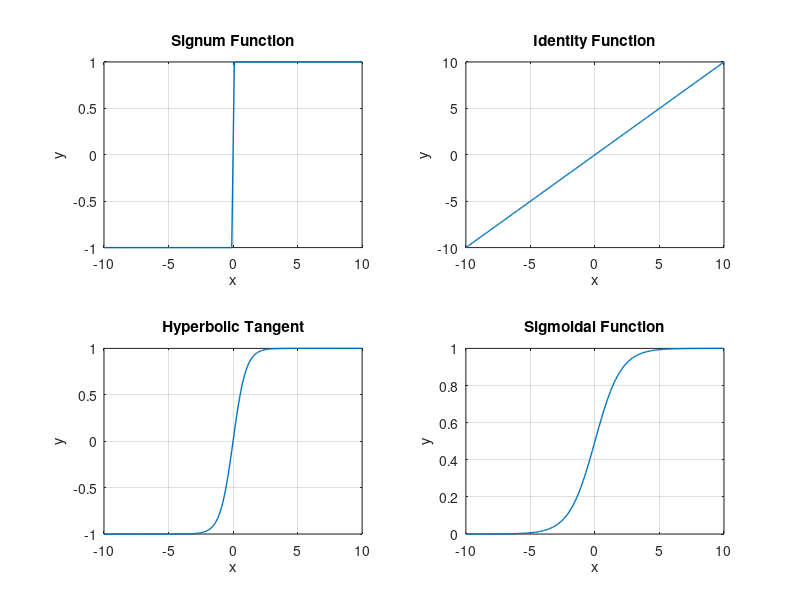

Here is the MATLAB script that generated this plot:
% Define the data set
data_set = -10:0.1:10;

% Calculate values for different activation functions
y_signum = sign(data_set);
y_identity = data_set;
y_tanh = tanh(data_set);
y_sigmoid = 1./(1 + exp(-data_set));


% Create a subplot with 2 rows and 2 columns
subplot(2, 2, 1);
plot(data_set, y_signum, 'LineWidth', 1);
title('Signum Function');
xlabel('x');
ylabel('y');
grid on;

subplot(2, 2, 2);
plot(data_set, y_identity, 'LineWidth', 1);
title('Identity Function');
xlabel('x');
ylabel('y');
grid on;


subplot(2, 2, 3);
plot(data_set, y_tanh, 'LineWidth', 1);
title('Hyperbolic Tangent');
xlabel('x');
ylabel('y');
grid on;

subplot(2, 2, 4);
plot(data_set, y_sigmoid, 'LineWidth', 1);
title('Sigmoidal Function');
xlabel('x');
ylabel('y');
grid on;
